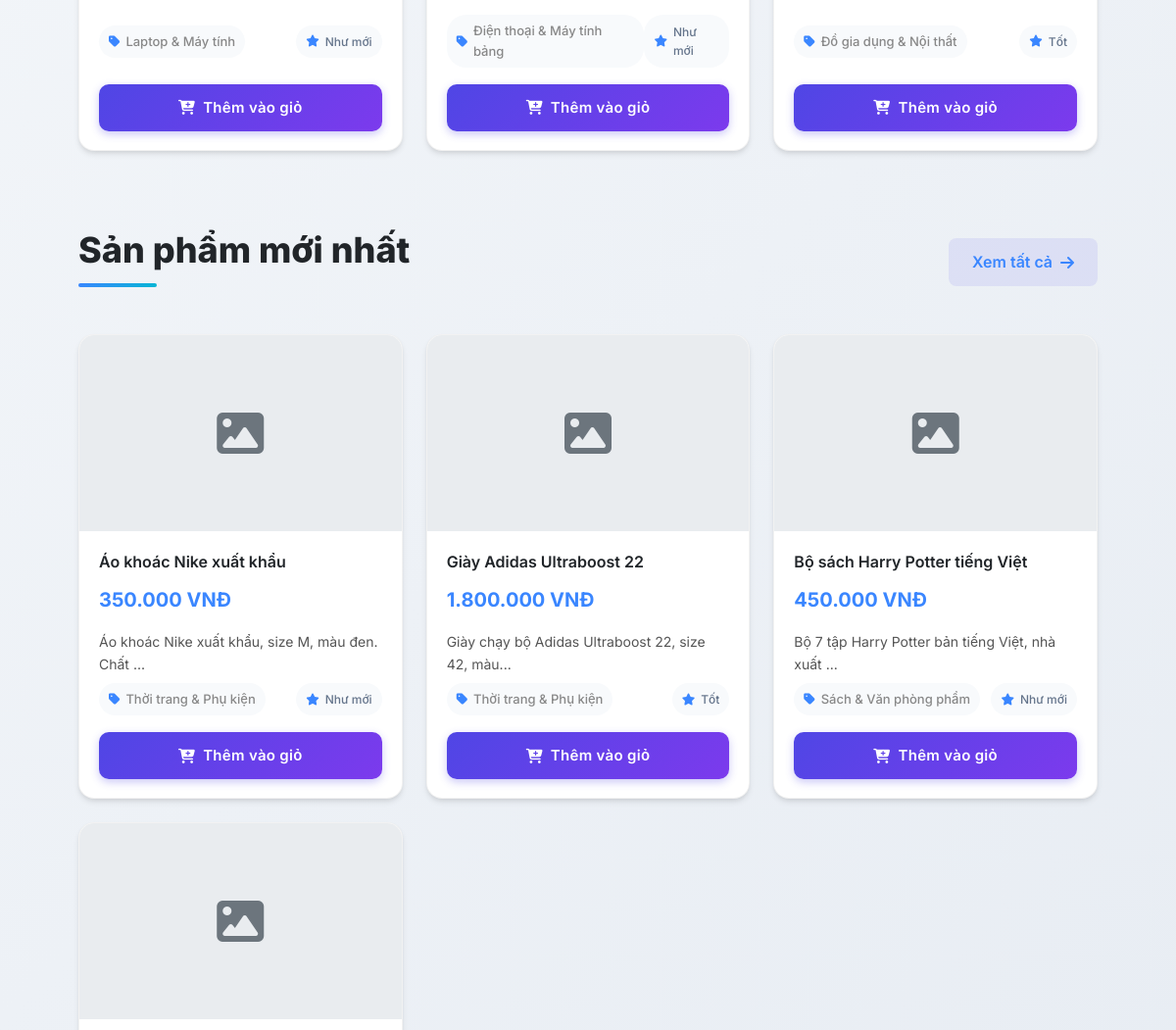
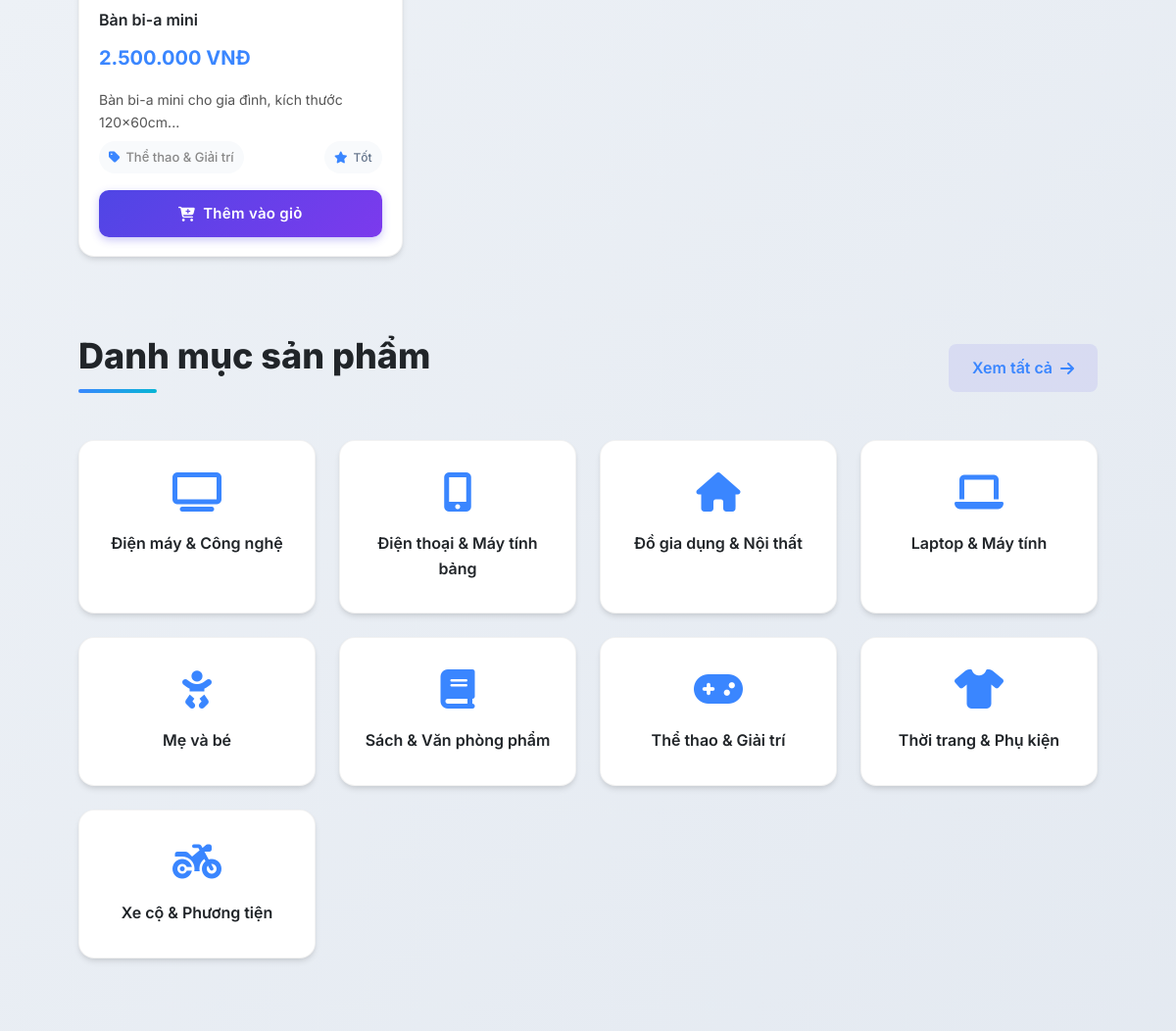
The app's page /public/ (middle part), older data (2 pictures, top to bottom).
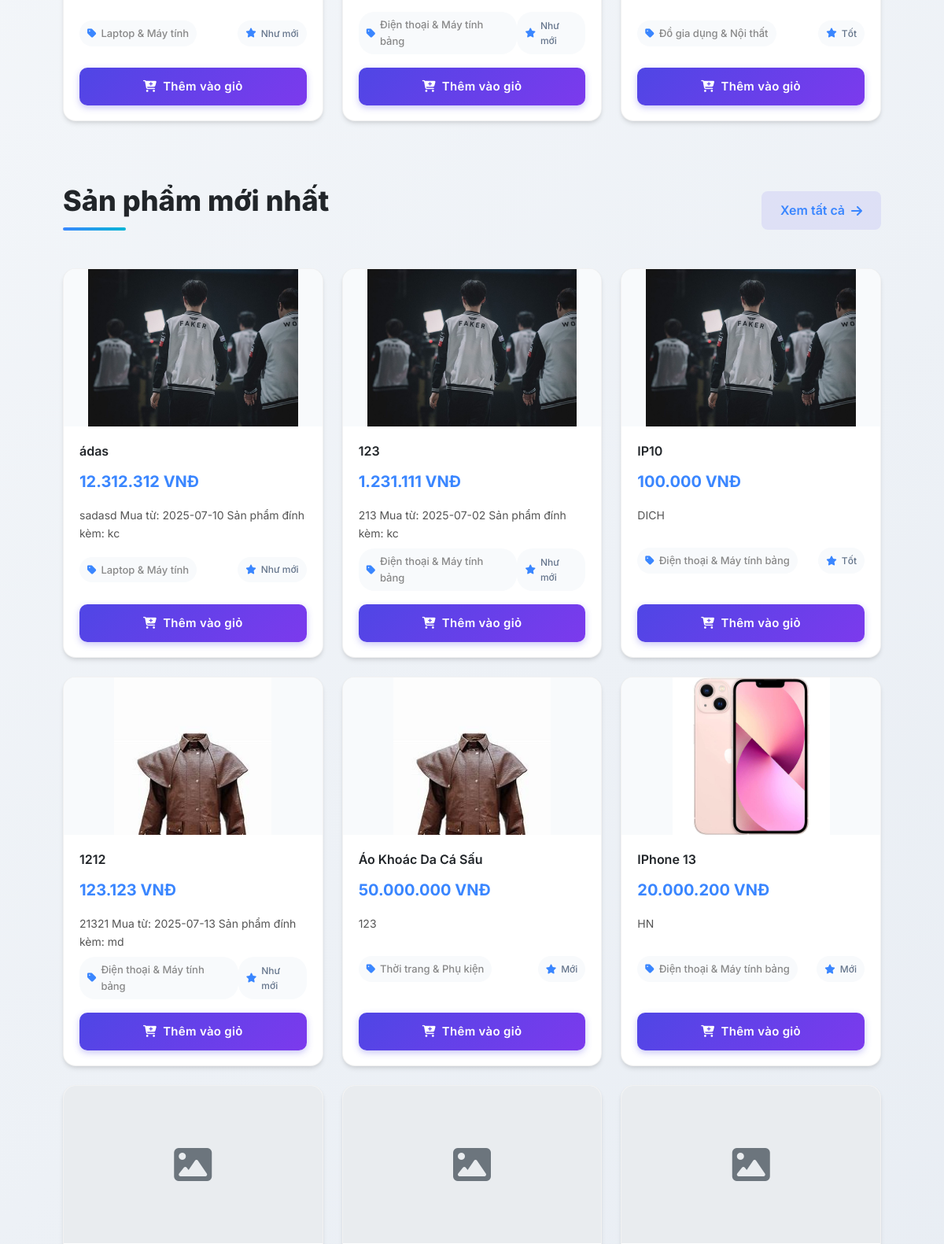
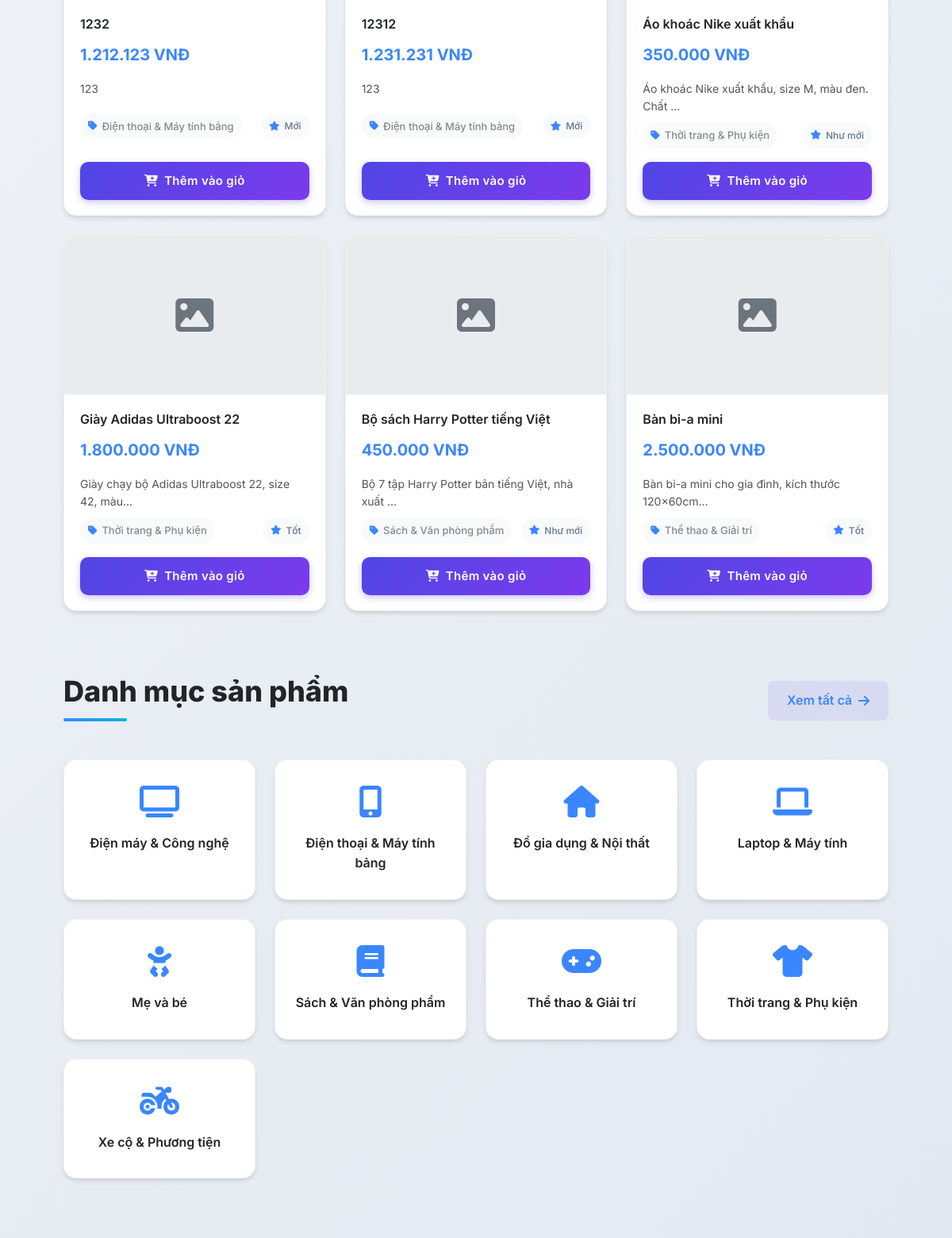
The same page, newer data (2 pictures, top to bottom).
### tables this page shows
CREATE TABLE `products` (
  `id` int(11) NOT NULL,
  `user_id` int(11) NOT NULL,
  `category_id` int(11) NOT NULL,
  `title` varchar(255) NOT NULL,
  `slug` varchar(100) NOT NULL,
  `description` text NOT NULL,
  `price` decimal(15,0) NOT NULL,
  `condition_status` enum('new','like_new','good','fair','poor') NOT NULL,
  `status` enum('pending','active','reject','sold') DEFAULT 'pending',
  `location` varchar(255) DEFAULT NULL,
  `views` int(11) DEFAULT 0,
  `featured` tinyint(1) DEFAULT 0,
  `stock_quantity` int(11) NOT NULL DEFAULT 1,
  `created_at` datetime DEFAULT current_timestamp(),
  `updated_at` datetime DEFAULT current_timestamp() ON UPDATE current_timestamp()
);

CREATE TABLE `categories` (
  `id` int(11) NOT NULL,
  `name` varchar(100) NOT NULL,
  `slug` varchar(100) NOT NULL,
  `description` text DEFAULT NULL,
  `image` varchar(255) DEFAULT NULL,
  `status` varchar(10) DEFAULT 'active' CHECK (`status` in ('active','inactive')),
  `created_at` datetime DEFAULT current_timestamp()
);

CREATE TABLE `product_images` (
  `id` int(11) NOT NULL,
  `product_id` int(11) NOT NULL,
  `image_path` varchar(255) NOT NULL,
  `is_primary` tinyint(1) DEFAULT 0,
  `sort_order` int(11) DEFAULT 0,
  `created_at` datetime DEFAULT current_timestamp()
);

### app/helpers.php (called while the page is built, shortened)
<?php
if (!function_exists('formatPrice')) {
    function formatPrice($price) {
        return number_format($price, 0, ',', '.') . ' VNĐ';
    }
}
if (!function_exists('getConditionText')) {
    function getConditionText($condition) {
        $conditions = [
            'new' => 'Mới',
            'like_new' => 'Như mới',
            'good' => 'Tốt',
            'fair' => 'Khá',
            'poor' => 'Cũ'
        ];
        return $conditions[$condition] ?? 'Không xác định';
    }
}

### app/View/Home.php (the view, shortened to what this page needs)
<?php
require_once __DIR__ . '/../../config/bootstrap.php';
try {
    $stmt = $pdo->prepare("
    SELECT p.*, pi.image_path, c.name as category_name
    FROM products p
    LEFT JOIN product_images pi ON p.id = pi.product_id AND pi.is_primary = 1
    LEFT JOIN categories c ON p.category_id = c.id
    WHERE p.status = 'active' AND p.featured = 1 AND p.stock_quantity > 0
    ORDER BY p.created_at DESC
    LIMIT 12
");
    $stmt->execute();
    $featured_products = $stmt->fetchAll(PDO::FETCH_ASSOC);
    $stmt = $pdo->prepare("
    SELECT p.*, pi.image_path, c.name as category_name
    FROM products p
    LEFT JOIN product_images pi ON p.id = pi.product_id AND pi.is_primary = 1
    LEFT JOIN categories c ON p.category_id = c.id
    WHERE p.status = 'active' AND p.featured = 0 AND p.stock_quantity > 0
    ORDER BY p.created_at DESC
    LIMIT 16
");
    $stmt->execute();
    $regular_products = $stmt->fetchAll(PDO::FETCH_ASSOC);
    $stmt = $pdo->prepare("SELECT * FROM categories WHERE status = 'active' ORDER BY name");
    $stmt->execute();
    $categories = $stmt->fetchAll(PDO::FETCH_ASSOC);
} catch (PDOException $e) {
    error_log("Database error in Home.php: " . $e->getMessage());
    $featured_products = [];
    $categories = [];
    $regular_products = [];
}
require_once __DIR__ . '/../Components/header/Header.php';
?>
<!DOCTYPE html>
<html lang="vi">
<head>
    <link href="https://cdn.jsdelivr.net/npm/bootstrap@5.3.0/dist/css/bootstrap.min.css" rel="stylesheet">
    <link rel="stylesheet" href="https://cdnjs.cloudflare.com/ajax/libs/font-awesome/6.4.0/css/all.min.css">
    <link rel="stylesheet" href="<?php echo BASE_URL; ?>public/assets/css/index.css">
</head>
<body>
    <?php renderHeader($pdo); ?>
    <div class="container">
        <section class="section" id="featured-products">
            <div class="products-grid">
                <?php if (empty($featured_products)): ?>
                    <div class="no-products"
                        style="grid-column: 1 / -1; text-align: center; padding: 60px 20px; color: #6c757d;">
                        <i class="fas fa-box-open" style="font-size: 48px; margin-bottom: 20px; opacity: 0.5;"></i>
                        <h3>Chưa có sản phẩm nổi bật</h3>
                        <p>Hãy quay lại sau để xem các sản phẩm mới nhất!</p>
                    </div> <?php else: ?> <?php foreach ($featured_products as $product): ?>
                        <div class="product-card" style="cursor: pointer;"
                            onclick="window.location.href='<?php echo BASE_URL; ?>app/View/product/Product_detail.php?id=<?php echo $product['id']; ?>'">
                            <div class="product-content">
                                <div class="product-meta">
                                    <div class="product-category" style="font-size:13px; color:#888;">
                                        <i class="fas fa-tag"></i>
                                        <?php echo htmlspecialchars($product['category_name'] ?? ''); ?>
                                    </div>
                                    <div class="product-condition">
                                        <i class="fas fa-star"></i>
                                        <?php echo getConditionText($product['condition_status']); ?>
                                    </div>
                                </div>
                                <div class="product-actions" onclick="event.stopPropagation();">
                                    <?php if ($product['stock_quantity'] > 0): ?>
                                        <form class="add-to-cart-form" onsubmit="addToCart(event, <?php echo $product['id']; ?>)">
                                            <button type="submit" class="btn-add-to-cart">
                                                <i class="fas fa-cart-plus"></i> Thêm vào giỏ
                                            </button>
                                        </form>
                                    <?php endif; ?>
                                </div>
                            </div>
                        </div>
                    <?php endforeach; ?>
                <?php endif; ?>
            </div>
        </section>
        <section class="section" id="regular-products">
            <div class="section-header">
                <h2 class="section-title">Sản phẩm mới nhất</h2>
                <a href="<?php echo BASE_URL; ?>app/View/product/products.php" class="view-all">Xem tất cả <i
                        class="fas fa-arrow-right"></i></a>
            </div>
            <div class="products-grid">
                <?php if (empty($regular_products)): ?>
                    <div class="no-products"
                        style="grid-column: 1 / -1; text-align: center; padding: 60px 20px; color: #6c757d;">
                        <i class="fas fa-box-open" style="font-size: 48px; margin-bottom: 20px; opacity: 0.5;"></i>
                        <h3>Chưa có sản phẩm</h3>
                        <p>Hãy quay lại sau để xem các sản phẩm mới nhất!</p>
                    </div> <?php else: ?>
                    <?php foreach ($regular_products as $product): ?>
                        <div class="product-card" style="cursor: pointer;"
                            onclick="window.location.href='<?php echo BASE_URL; ?>app/View/product/Product_detail.php?id=<?php echo $product['id']; ?>'">
                            <div class="product-image" style="position: relative;">
                                <?php if ($product['image_path']): ?>
                                    <img src="<?php echo BASE_URL . 'public/' . htmlspecialchars($product['image_path']); ?>"
                                        alt="<?php echo htmlspecialchars($product['title']); ?>">
                                <?php else: ?>
                                    <div
                                        style="width: 100%; height: 220px; background: #e9ecef; display: flex; align-items: center; justify-content: center; color: #6c757d;">
                                        <i class="fas fa-image" style="font-size: 48px;"></i>
                                    </div>
                                <?php endif; ?>
                            </div>
                            <div class="product-content">
                                <h3 class="product-title"><?php echo htmlspecialchars($product['title']); ?></h3>
                                <div class="product-price"><?php echo formatPrice($product['price']); ?></div>
                                <div class="product-description" style="color: #555; font-size: 14px; margin-bottom: 8px;">
                                    <?php
                                    $desc = strip_tags($product['description']);
                                    $desc = preg_replace('/\s+/', ' ', $desc);
                                    echo htmlspecialchars(mb_strimwidth($desc, 0, 50, '...'));
                                    ?>
                                </div>
                                <div class="product-meta">
                                    <div class="product-category" style="font-size:13px; color:#888;">
                                        <i class="fas fa-tag"></i>
                                        <?php echo htmlspecialchars($product['category_name'] ?? ''); ?>
                                    </div>
                                    <div class="product-condition">
                                        <i class="fas fa-star"></i>
                                        <?php echo getConditionText($product['condition_status']); ?>
                                    </div>
                                </div>
                                <div class="product-actions" onclick="event.stopPropagation();">
                                    <?php if ($product['stock_quantity'] > 0): ?>
                                        <form class="add-to-cart-form" onsubmit="addToCart(event, <?php echo $product['id']; ?>)">
                                            <button type="submit" class="btn-add-to-cart">
                                                <i class="fas fa-cart-plus"></i> Thêm vào giỏ
                                            </button>
                                        </form>
                                    <?php else: ?>
                                        <button type="button" class="btn-add-to-cart btn-disabled" disabled>
                                            <i class="fas fa-ban"></i> Hết hàng
                                        </button>
                                    <?php endif; ?>
                                </div>
                            </div>
                        </div>
                    <?php endforeach; ?>
                <?php endif; ?>
            </div>
        </section>
        <section class="section">
            <div class="section-header">
                <h2 class="section-title">Danh mục sản phẩm</h2>
                <a href="<?php echo BASE_URL; ?>app/View/product/categories.php" class="view-all">Xem tất cả <i
                        class="fas fa-arrow-right"></i></a>
            </div>
            <div class="categories-grid">
                <?php
                $category_icons = [
                    'dien-thoai-may-tinh-bang' => 'fas fa-mobile-alt',
                    'laptop-may-tinh' => 'fas fa-laptop',
                    'thoi-trang-phu-kien' => 'fas fa-tshirt',
                    'do-gia-dung-noi-that' => 'fas fa-home',
                    'xe-co-phuong-tien' => 'fas fa-motorcycle',
                    'sach-van-phong-pham' => 'fas fa-book',
                    'the-thao-giai-tri' => 'fas fa-gamepad',
                    'dien-may-cong-nghe' => 'fas fa-tv',
                    'me-va-be' => 'fas fa-baby'
                ];
                foreach ($categories as $category):
                    $icon = $category_icons[$category['slug']] ?? 'fas fa-cube';
                ?>
                    <div class="category-card"
                        onclick="window.location.href='<?php echo BASE_URL; ?>app/View/product/category.php?slug=<?php echo $category['slug']; ?>'">
                        <i class="<?php echo $icon; ?> category-icon"></i>
                        <div class="category-name"><?php echo htmlspecialchars($category['name']); ?></div>
                    </div>
                <?php endforeach; ?>
            </div>
        </section>
    </div>
</body>
</html>

### public/index.php (shortened to what this page needs)
<?php
require_once __DIR__ . '/../config/bootstrap.php';
$page = $_GET['page'] ?? 'home';
switch ($page) {
    case 'home':
    default:
        require_once __DIR__ . '/../app/View/Home.php';
        break;
}
?>

### app/Components/header/Header.php (shortened to what this page needs)
<?php
function renderHeader($pdo, $categories = [], $cart_count = 0, $unread_notifications = 0)
{
    $stmt = $pdo->prepare("SELECT * FROM categories WHERE status = 'active' ORDER BY name");
    $stmt->execute();
    $categories = $stmt->fetchAll(PDO::FETCH_ASSOC);
    ?>
    <link rel="stylesheet" href="/WebMuaBanDoCu/public/assets/css/notifications.css">
    <link rel="stylesheet" href="/WebMuaBanDoCu/public/assets/css/user_box_chat.css?v=1.2">
    <link rel="stylesheet" href="/WebMuaBanDoCu/public/assets/css/footer.css">
    <?php
}

### public/assets/css/footer.css (style rules this page uses)
:root { --dark: #212529; --primary: #3a86ff; --transition: all 0.3s ease; --mobile: 576px; --tablet: 768px; --desktop: 992px; --large-desktop: 1200px; }

### app/Components/header/Header.php (style rules this page uses)
:root { --primary-blue: #3b82f6; --primary-dark: #2563eb; --success-green: #10b981; --warning-orange: #f59e0b; --text-gray: #374151; --shadow-light: 0 2px 8px rgba(0, 0, 0, 0.1); --shadow-medium: 0 4px 12px rgba(0, 0, 0, 0.15); }

Row changes from the older to the newer data that the page shows:
added products: product_images.image_path (picture), title "ádas", price "12.312.312 VNĐ", description "sadasd Mua từ: 2025-07-10 Sản phẩm đính kèm: kc", category.name "Laptop & Máy tính", condition_status "Như mới", shown under "Sản phẩm mới nhất"
added products: product_images.image_path (picture), title "123", price "1.231.111 VNĐ", description "213 Mua từ: 2025-07-02 Sản phẩm đính kèm: kc", category.name "Điện thoại & Máy tính bảng", condition_status "Như mới", shown under "Sản phẩm mới nhất"
added products: product_images.image_path (picture), title "IP10", price "100.000 VNĐ", description "DICH", category.name "Điện thoại & Máy tính bảng", condition_status "Tốt", shown under "Sản phẩm mới nhất"
added products: product_images.image_path (picture), title "1212", price "123.123 VNĐ", description "21321 Mua từ: 2025-07-13 Sản phẩm đính kèm: md", category.name "Điện thoại & Máy tính bảng", condition_status "Như mới", shown under "Sản phẩm mới nhất"
added products: product_images.image_path (picture), title "Áo Khoác Da Cá Sấu", price "50.000.000 VNĐ", description "123", category.name "Thời trang & Phụ kiện", condition_status "Mới", shown under "Sản phẩm mới nhất"
added products: product_images.image_path (picture), title "IPhone 13", price "20.000.200 VNĐ", description "HN", category.name "Điện thoại & Máy tính bảng", condition_status "Mới", shown under "Sản phẩm mới nhất"
added products: title "1232", price "1.212.123 VNĐ", description "123", category.name "Điện thoại & Máy tính bảng", condition_status "Mới", shown under "Sản phẩm mới nhất"
added products: title "12312", price "1.231.231 VNĐ", description "123", category.name "Điện thoại & Máy tính bảng", condition_status "Mới", shown under "Sản phẩm mới nhất"
